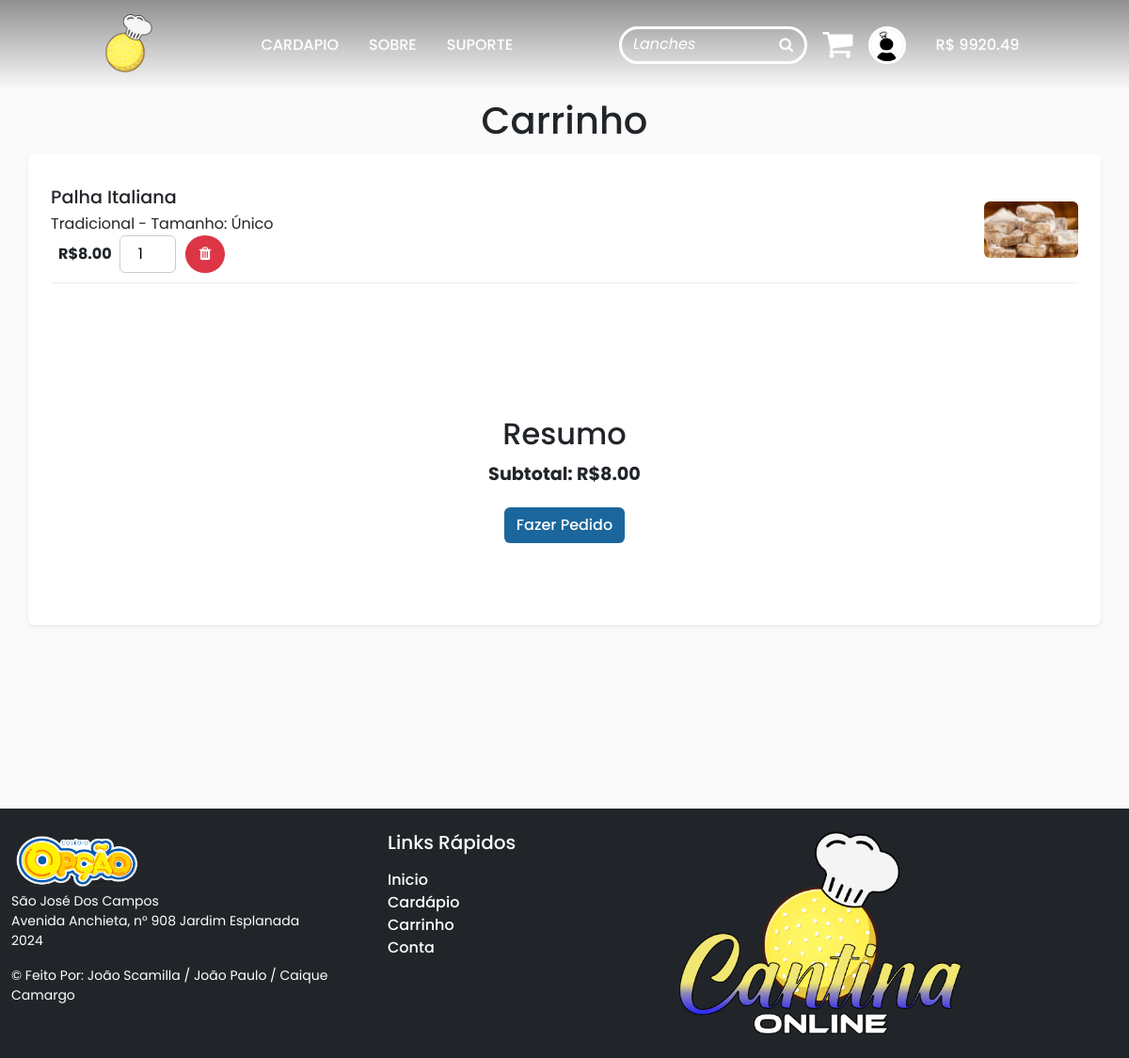
Page /Carrinho (signed in) on the committed database.
### tables this page shows
CREATE TABLE `itens_carrinho` (
  `id_usuario` int(11) NOT NULL,
  `id_preco` int(11) NOT NULL,
  `quantidade` int(11) NOT NULL,
  `parcial` decimal(5,2) NOT NULL,
  `data_adicionado` timestamp NOT NULL DEFAULT current_timestamp()
);

CREATE TABLE `produtos` (
  `id` int(11) NOT NULL,
  `nome` varchar(40) NOT NULL,
  `id_categoria` int(11) NOT NULL,
  `descricao` text DEFAULT NULL,
  `status` enum('Disponível','Indisponível') NOT NULL DEFAULT 'Disponível'
);

CREATE TABLE `variedades_produtos` (
  `id` int(11) NOT NULL,
  `id_produto` int(11) NOT NULL,
  `nome` varchar(40) NOT NULL,
  `status` enum('Disponível','Indisponível') NOT NULL DEFAULT 'Disponível'
);

CREATE TABLE `tamanhos_produtos` (
  `id` int(11) NOT NULL,
  `nome` varchar(20) NOT NULL
);

CREATE TABLE `imagens_produtos` (
  `id` int(11) NOT NULL,
  `id_produto` int(11) NOT NULL,
  `imagem` varchar(256) NOT NULL,
  `status` enum('Principal','Secundária') NOT NULL DEFAULT 'Secundária'
);

### app/core/Controller.php (called while the page is built, shortened)
<?php
class Controller
{
    public function loadingTemplate($nameView, $dadosModel = array())
    {
        require './app/views/client/template.php';
    }
    public function loadingView($nameView, $dadosModel = array())
    {
        extract($dadosModel);
        require './app/views/client/'.$nameView.'.php';
    }
}

### app/controllers/CarrinhoController.php (called while the page is built, shortened)
<?php
class CarrinhoController extends Controller
{
    public function index()
    {
        $Carrinho = new \app\models\Carrinho;
        $carrinho = $Carrinho->getCart($_SESSION['id']);
        $this->loadingTemplate('vw_carrinho', array('carrinho' => $carrinho));
    }
}

### index.php (called while the page is built, shortened)
<?php
$c = new Core();

### app/models/Carrinho.php (called while the page is built, shortened)
<?php
class Carrinho
{
    public function getCart($id)
    {
        $this->database = new \app\models\Database;
        $this->database->getConnection();
        $comando = "SELECT
                        ic.id_usuario,
                        ic.parcial,
                        ic.quantidade,
                        p.nome AS produto_nome,
                        p.id AS produto_id,
                        vp.nome AS variedade_nome,
                        pp.preco,
                        pp.id AS preco_id,
                        tp.nome AS tamanho_nome,
                        ip.imagem AS imagem_principal
                    FROM
                        carrinho c
                        INNER JOIN itens_carrinho ic ON c.id_usuario = ic.id_usuario
                        INNER JOIN precos_produtos pp ON ic.id_preco = pp.id
                        INNER JOIN variedades_produtos vp ON pp.id_variedade = vp.id
                        INNER JOIN produtos p ON vp.id_produto = p.id
                        INNER JOIN imagens_produtos ip ON p.id = ip.id_produto AND ip.status = 'Principal'
                        INNER JOIN tamanhos_produtos tp ON pp.id_tamanho = tp.id
                    WHERE
                        c.id_usuario = $id;";
        $resultado = $this->database->select($comando);
        $resposta = array(
            "carrinho" => $resultado
        );
        return $resposta;
    }
}

### app/models/Database.php (called while the page is built, shortened)
<?php
class Database
{
    private $host = 'localhost';
    private $dbName = 'cantinaonline';
    private $username = 'root';
    private $password = '';
    private $conn = null;
    public function getConnection()
    {
        if ($this->conn == null) {
            try {
                $this->conn = new \PDO("mysql:host=" . $this->host . ";dbname=" . $this->dbName, $this->username, $this->password);
                $this->conn->exec("set names utf8");
            } catch (\PDOException $exception) {
                echo "Erro de conexão: " . $exception->getMessage();
            }
        }
        return $this->conn;
    }
    public function select($comando)
    {
        try{
            $sql = $this->conn->prepare($comando);
            $sql->execute();
            return $sql->fetchAll(\PDO::FETCH_ASSOC);
        }
        catch (\PDOException $e){
            return false;
            }
    }
    public function closeConnection()
    {
        $this->conn = null;
    }
}

### app/scripts/DirUrl.php (called while the page is built)
<?php
$u = new \app\classes\Utility;
$diretorio = $u->getUrl();

### app/classes/Utility.php (called while the page is built, shortened)
<?php
class Utility
{
    public function getUrl()
    {
        $url = $_SERVER['REQUEST_URI'];
        $nome = 'CantinaOnline+';
        $pos = strpos($url, $nome);
        if ($pos !== false) {
            $diretorio = substr($url, 0, $pos + strlen($nome));
        }
        else{
            $pos2 = strpos(strtolower($url), strtolower($nome));
        }
        return $diretorio;
    }
}

### app/views/client/vw_carrinho.php (the view, shortened to what this page needs)
<?php
require './app/scripts/DirUrl.php';
?>
<h1 class="text-center text-custom p-1" style="margin-top:100px;">Carrinho</h1>
<div class="container rounded shadow-sm p-2 background" style="margin-bottom:100px; height:500px">
  <div id="corpo-carrinho" class="background h-100">
    <?php
    if (count($carrinho['carrinho']) > 0) {
      echo "
         <div id='itens-cart' class='overflow-y-auto' style='height:250px'>
              ";
      $subtotal = 0;
      for ($c = 0; $c < count($carrinho['carrinho']); $c++) {
        echo "
                <div class='product-item m-3 background'>
                  <div class='product-info'>
                     <h2 class='background text-custom'>" . $carrinho['carrinho'][$c]['produto_nome'] . "</h2>
                    <p class='background text-custom'>" . $carrinho['carrinho'][$c]['variedade_nome'] . " - Tamanho: " . $carrinho['carrinho'][$c]['tamanho_nome'] . "</p>
                    <div class='d-flex background'>
                      <span class='product-price my-auto p-2 text-custom'>R$<span  id='preco-" . $carrinho['carrinho'][$c]['preco_id'] . "' class='preco'>" . $carrinho['carrinho'][$c]['parcial'] . "</span></span>
                    <input type='number' data-preco-id='" . $carrinho['carrinho'][$c]['preco_id'] . "' data-preco='" . $carrinho['carrinho'][$c]['preco'] . "' class='product-quantity text-custom background rounded' value='".$carrinho['carrinho'][$c]['quantidade']."' min='1' max='25'>
                    <button class='btn btn-danger rounded-circle btn-removeritem' data-preco-id='" . $carrinho['carrinho'][$c]['preco_id'] . "'><i class='fa fa-trash'></i></button>
                  </div>
                    </div>
                  <a href='$diretorio/Produtos/exibir/" . $carrinho['carrinho'][$c]['produto_id'] . "'><img class='rounded img-primary-gerenciamento' src='$diretorio/media/products/" . $carrinho['carrinho'][$c]['imagem_principal'] . "'></a>
                </div>";
        $subtotal += $carrinho['carrinho'][$c]['parcial'];
      }
      echo "
                </div>
                <div class='summary h-100 w-100'>
  <h2 class='text-center text-custom'>Resumo</h2>
  <div class='subtotal text-center text-custom'>Subtotal: R$<span id='subtotal'>" . number_format($subtotal, 2) . "</span></div>
  <div class='d-flex justify-content-center'><a href='$diretorio/Pedir' class='btn btn-custom-blue'>Fazer Pedido</a></div>
</div>
                ";
    }
    ?>
  </div>
</div>

### public/assets/style/basic/elements.css (style rules this page uses)
* { margin: 0px; padding: 0px; font-family: 'Poppins', sans-serif; }
.btn-custom-blue { font-weight: 450; }

### public/assets/style/carrinho/carrinho.css (style rules this page uses)
.product-item { display: flex; align-items: center; margin-bottom: 15px; padding: 10px 0; position: relative; }
.img-primary-gerenciamento { width:100px; height:60px; object-fit: cover; object-position: center; }
.product-item .product-info { flex: 1; }
.product-item .product-info h2 { margin-bottom: 5px; font-size: 1.2rem; }
.product-item .product-info p { margin-bottom: 0; }
.product-item .product-price { font-weight: bold; }
.product-item .product-quantity { width: 60px; text-align: center; padding: 5px; margin-right: 10px; }
.product-item button { padding: 8px 15px; border: none; border-radius: 5px; cursor: pointer; }
.summary { margin-top: 20px; }
.summary h2 { margin-bottom: 10px; }
.summary .subtotal { font-size: 1.2rem; font-weight: bold; margin-bottom: 20px; }

### public/assets/style/tema/claro.css (style rules this page uses)
body { background-color: #fafafa; }
.btn-custom-blue { background-color: #1b669c; color: #ffffff; }
.product-item { border-bottom: 1px solid #eee; }
.product-item .product-quantity { border: 1px solid #ccc; }
.product-item button { background-color: #dc3545; color: #fff; }
.background { background-color: #ffffff; }

### rows in the picture
itens_carrinho: produtos.nome "Palha Italiana", variedades_produtos.nome "Tradicional", tamanhos_produtos.nome "Único", parcial "8.00", quantidade "1", imagens_produtos.imagem (picture)

### other values in the picture
$_SESSION['saldo'] "9920.49"
$subtotal "8.00"
